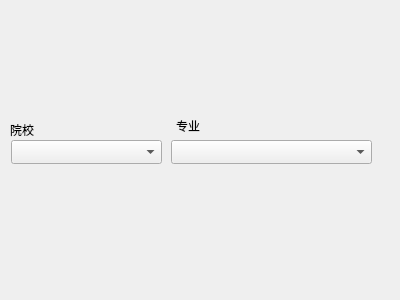
<?xml version="1.0" encoding="UTF-8"?>
<ui version="4.0">
 <class>Widget</class>
 <widget class="QWidget" name="Widget">
  <property name="geometry">
   <rect>
    <x>0</x>
    <y>0</y>
    <width>400</width>
    <height>300</height>
   </rect>
  </property>
  <property name="windowTitle">
   <string>Widget</string>
  </property>
  <widget class="QComboBox" name="CollegeCmb">
   <property name="geometry">
    <rect>
     <x>11</x>
     <y>140</y>
     <width>151</width>
     <height>24</height>
    </rect>
   </property>
  </widget>
  <widget class="QComboBox" name="majorCmb">
   <property name="geometry">
    <rect>
     <x>171</x>
     <y>140</y>
     <width>201</width>
     <height>24</height>
    </rect>
   </property>
  </widget>
  <widget class="QLabel" name="label">
   <property name="geometry">
    <rect>
     <x>10</x>
     <y>120</y>
     <width>61</width>
     <height>20</height>
    </rect>
   </property>
   <property name="text">
    <string>院校</string>
   </property>
  </widget>
  <widget class="QLabel" name="label_2">
   <property name="geometry">
    <rect>
     <x>176</x>
     <y>115</y>
     <width>51</width>
     <height>21</height>
    </rect>
   </property>
   <property name="text">
    <string>专业</string>
   </property>
  </widget>
 </widget>
 <layoutdefault spacing="6" margin="11"/>
 <resources/>
 <connections/>
</ui>
